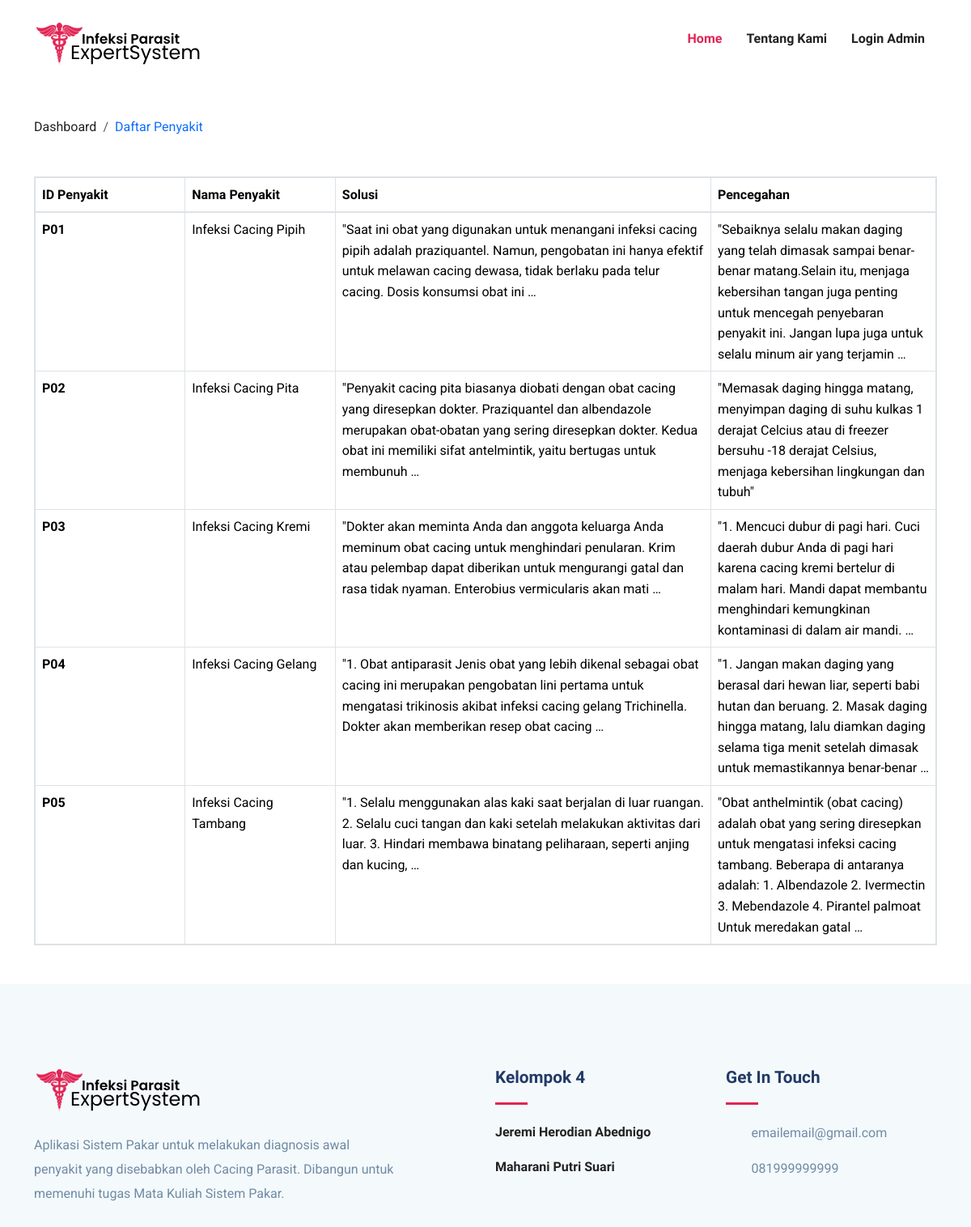
/penyakit/, run on the app's committed database.
### DomainPakar/models.py (models this page shows, shortened)
class Penyakit(models.Model):
    IDPenyakit = models.CharField(max_length=4, null=True, blank=True)
    NamaPenyakit = models.CharField(max_length=100, null=True, blank=True)
    Definisi = models.TextField(null=True, blank=True)
    Solusi = models.TextField(null=True, blank=True)
    Pencegahan = models.TextField(null=True, blank=True)
    GejalaPenyakit = models.ManyToManyField(Gejala, blank=True)

### DomainPakar/views.py (the view, shortened to what this page needs)
# urls.py: path('penyakit/', PakarViews.penyakitView),
def penyakitView(request):
    userLogin = request.user.is_authenticated and request.user.is_superuser
    penyakitObj = Penyakit.objects.all()
    gejalaObj = Gejala.objects.all()
    contexts = {
        'login': userLogin,
        'penyakits': penyakitObj,
        'gejalas': gejalaObj
    }
    return render(request=request, context=contexts, template_name='penyakit.html')

### DomainPakar/templates/penyakit.html (shortened to what this page needs)
{% extends 'base.html' %}
{% block content %}
<div class="container">
     <nav class="mt-5" aria-label="breadcrumb">
          <ol class="breadcrumb">
               <li class="breadcrumb-item"><a href="/">Dashboard</a></li>
               <li class="breadcrumb-item text-primary" aria-current="page">Daftar Penyakit</li>
          </ol>
     </nav>
     {% if login %}
     <table class="table my-5 table-bordered table-secondary border-2">
          {% else %}
          <table class="table my-5 table-bordered border-2">
               {% endif %}
               <thead>
                    <tr>
                         <th class="col-2" scope="col">ID Penyakit</th>
                         <th class="col-2" scope="col">Nama Penyakit</th>
                         <th class="col-5" scope="col">Solusi</th>
                         <th class="col-4" scope="col">Pencegahan</th>
                    </tr>
               </thead>
               <tbody>
                    {% for penyakit in penyakits %}
                    <tr>
                         <th scope="row">{{ penyakit.IDPenyakit }}</th>
                         <td>{{ penyakit.NamaPenyakit }}</td>
                         <td>{{ penyakit.Solusi | truncatewords:30 }}</td>
                         <td>{{ penyakit.Pencegahan | truncatewords:30 }}</td>
                    </tr>
                    {% endfor %}
               </tbody>
          </table>
</div>
{% endblock %}

### static/css/style.css (style rules this page uses)
html { overflow-x: hidden; }
body { line-height: 1.6; font-family: "Roboto", sans-serif; -webkit-font-smoothing: antialiased; font-size: 16px; color: #6F8BA4; font-weight: 400; overflow-x: hidden; }
a { color: #222; text-decoration: none; transition: all 0.35s ease; }

### data on the page
Penyakit: IDPenyakit "P01", NamaPenyakit "Infeksi Cacing Pipih", Solusi "\"Saat ini obat yang digunakan untuk menangani infeksi cacing pipih adalah praziquantel. Namun, pengobatan ini hanya efektif untuk melawan cacing dewasa, tidak berlaku pada telur cacing. Dosis konsumsi obat ini …", Pencegahan "\"Sebaiknya selalu makan daging yang telah dimasak sampai benar-benar matang.Selain itu, menjaga kebersihan tangan juga penting untuk mencegah penyebaran penyakit ini. Jangan lupa juga untuk selalu minum air yang terjamin …"
Penyakit: IDPenyakit "P02", NamaPenyakit "Infeksi Cacing Pita", Solusi "\"Penyakit cacing pita biasanya diobati dengan obat cacing yang diresepkan dokter. Praziquantel dan albendazole merupakan obat-obatan yang sering diresepkan dokter. Kedua obat ini memiliki sifat antelmintik, yaitu bertugas untuk membunuh …", Pencegahan "\"Memasak daging hingga matang, menyimpan daging di suhu kulkas 1 derajat Celcius atau di freezer bersuhu -18 derajat Celsius, menjaga kebersihan lingkungan dan tubuh\""
Penyakit: IDPenyakit "P03", NamaPenyakit "Infeksi Cacing Kremi", Solusi "\"Dokter akan meminta Anda dan anggota keluarga Anda meminum obat cacing untuk menghindari penularan. Krim atau pelembap dapat diberikan untuk mengurangi gatal dan rasa tidak nyaman. Enterobius vermicularis akan mati …", Pencegahan "\"1. Mencuci dubur di pagi hari. Cuci daerah dubur Anda di pagi hari karena cacing kremi bertelur di malam hari. Mandi dapat membantu menghindari kemungkinan kontaminasi di dalam air mandi. …"
Penyakit: IDPenyakit "P04", NamaPenyakit "Infeksi Cacing Gelang", Solusi "\"1. Obat antiparasit Jenis obat yang lebih dikenal sebagai obat cacing ini merupakan pengobatan lini pertama untuk mengatasi trikinosis akibat infeksi cacing gelang Trichinella. Dokter akan memberikan resep obat cacing …", Pencegahan "\"1. Jangan makan daging yang berasal dari hewan liar, seperti babi hutan dan beruang. 2. Masak daging hingga matang, lalu diamkan daging selama tiga menit setelah dimasak untuk memastikannya benar-benar …"
Penyakit: IDPenyakit "P05", NamaPenyakit "Infeksi Cacing Tambang", Solusi "\"1. Selalu menggunakan alas kaki saat berjalan di luar ruangan. 2. Selalu cuci tangan dan kaki setelah melakukan aktivitas dari luar. 3. Hindari membawa binatang peliharaan, seperti anjing dan kucing, …", Pencegahan "\"Obat anthelmintik (obat cacing) adalah obat yang sering diresepkan untuk mengatasi infeksi cacing tambang. Beberapa di antaranya adalah: 1. Albendazole 2. Ivermectin 3. Mebendazole 4. Pirantel palmoat Untuk meredakan gatal …"
